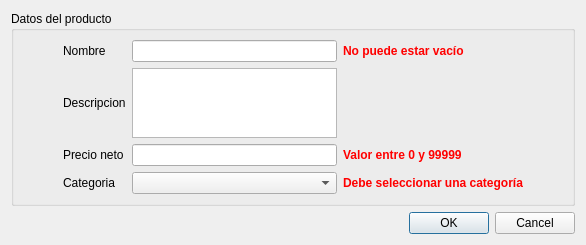
<?xml version="1.0" encoding="UTF-8"?>
<ui version="4.0">
 <class>FormularioProducto</class>
 <widget class="QDialog" name="FormularioProducto">
  <property name="enabled">
   <bool>true</bool>
  </property>
  <property name="geometry">
   <rect>
    <x>0</x>
    <y>0</y>
    <width>586</width>
    <height>242</height>
   </rect>
  </property>
  <property name="windowTitle">
   <string>Formulario Usuario</string>
  </property>
  <layout class="QVBoxLayout" name="verticalLayout_3">
   <item>
    <widget class="QGroupBox" name="groupBox">
     <property name="title">
      <string>Datos del producto</string>
     </property>
     <layout class="QHBoxLayout" name="horizontalLayout">
      <item>
       <spacer name="horizontalSpacer_2">
        <property name="orientation">
         <enum>Qt::Horizontal</enum>
        </property>
        <property name="sizeType">
         <enum>QSizePolicy::Fixed</enum>
        </property>
        <property name="sizeHint" stdset="0">
         <size>
          <width>40</width>
          <height>20</height>
         </size>
        </property>
       </spacer>
      </item>
      <item>
       <layout class="QGridLayout" name="gridLayout">
        <item row="0" column="1">
         <widget class="QLineEdit" name="lineEdit_nombre"/>
        </item>
        <item row="1" column="0">
         <widget class="QLabel" name="label_2">
          <property name="text">
           <string>Descripcion</string>
          </property>
         </widget>
        </item>
        <item row="1" column="1">
         <widget class="QTextEdit" name="lineEdit_descripcion"/>
        </item>
        <item row="2" column="0">
         <widget class="QLabel" name="label_verif">
          <property name="text">
           <string>Precio neto</string>
          </property>
         </widget>
        </item>
        <item row="0" column="2">
         <widget class="QLabel" name="label_error_nombre">
          <property name="text">
           <string>&lt;html&gt;&lt;head/&gt;&lt;body&gt;&lt;p&gt;&lt;span style=&quot; font-weight:600; color:#ff0000;&quot;&gt;No puede estar vacío&lt;/span&gt;&lt;/p&gt;&lt;/body&gt;&lt;/html&gt;</string>
          </property>
         </widget>
        </item>
        <item row="1" column="2">
         <widget class="QLabel" name="label_error_descripcion">
          <property name="text">
           <string/>
          </property>
         </widget>
        </item>
        <item row="0" column="0">
         <widget class="QLabel" name="label">
          <property name="text">
           <string>Nombre</string>
          </property>
         </widget>
        </item>
        <item row="3" column="0">
         <widget class="QLabel" name="label_5">
          <property name="text">
           <string>Categoria</string>
          </property>
         </widget>
        </item>
        <item row="2" column="1">
         <widget class="QLineEdit" name="lineEdit_precio_neto"/>
        </item>
        <item row="3" column="1">
         <widget class="QComboBox" name="comboBox_id_categoria"/>
        </item>
        <item row="2" column="2">
         <widget class="QLabel" name="label_error_precio">
          <property name="text">
           <string>&lt;html&gt;&lt;head/&gt;&lt;body&gt;&lt;p&gt;&lt;span style=&quot; font-weight:600; color:#ff0000;&quot;&gt;Valor entre 0 y 99999&lt;/span&gt;&lt;/p&gt;&lt;/body&gt;&lt;/html&gt;</string>
          </property>
         </widget>
        </item>
        <item row="3" column="2">
         <widget class="QLabel" name="label_error_categoria">
          <property name="text">
           <string>&lt;html&gt;&lt;head/&gt;&lt;body&gt;&lt;p&gt;&lt;span style=&quot; font-weight:600; color:#ff0000;&quot;&gt;Debe seleccionar una categoría&lt;/span&gt;&lt;/p&gt;&lt;/body&gt;&lt;/html&gt;</string>
          </property>
         </widget>
        </item>
       </layout>
      </item>
      <item>
       <spacer name="horizontalSpacer">
        <property name="orientation">
         <enum>Qt::Horizontal</enum>
        </property>
        <property name="sizeType">
         <enum>QSizePolicy::Fixed</enum>
        </property>
        <property name="sizeHint" stdset="0">
         <size>
          <width>40</width>
          <height>20</height>
         </size>
        </property>
       </spacer>
      </item>
     </layout>
    </widget>
   </item>
   <item>
    <widget class="QDialogButtonBox" name="buttonBox">
     <property name="orientation">
      <enum>Qt::Horizontal</enum>
     </property>
     <property name="standardButtons">
      <set>QDialogButtonBox::Cancel|QDialogButtonBox::Ok</set>
     </property>
    </widget>
   </item>
  </layout>
 </widget>
 <tabstops>
  <tabstop>lineEdit_nombre</tabstop>
  <tabstop>lineEdit_descripcion</tabstop>
  <tabstop>lineEdit_precio_neto</tabstop>
  <tabstop>comboBox_id_categoria</tabstop>
  <tabstop>buttonBox</tabstop>
 </tabstops>
 <resources/>
 <connections>
  <connection>
   <sender>buttonBox</sender>
   <signal>accepted()</signal>
   <receiver>FormularioProducto</receiver>
   <slot>accept()</slot>
   <hints>
    <hint type="sourcelabel">
     <x>257</x>
     <y>232</y>
    </hint>
    <hint type="destinationlabel">
     <x>157</x>
     <y>274</y>
    </hint>
   </hints>
  </connection>
  <connection>
   <sender>buttonBox</sender>
   <signal>rejected()</signal>
   <receiver>FormularioProducto</receiver>
   <slot>reject()</slot>
   <hints>
    <hint type="sourcelabel">
     <x>325</x>
     <y>232</y>
    </hint>
    <hint type="destinationlabel">
     <x>286</x>
     <y>274</y>
    </hint>
   </hints>
  </connection>
 </connections>
</ui>
